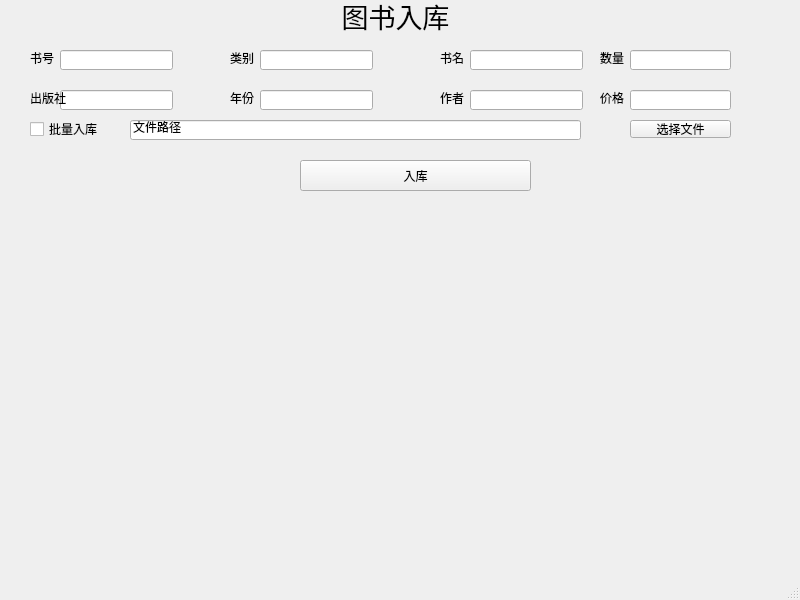
<?xml version="1.0" encoding="UTF-8"?>
<ui version="4.0">
 <class>addbook</class>
 <widget class="QMainWindow" name="addbook">
  <property name="geometry">
   <rect>
    <x>0</x>
    <y>0</y>
    <width>800</width>
    <height>600</height>
   </rect>
  </property>
  <property name="windowTitle">
   <string>MainWindow</string>
  </property>
  <widget class="QWidget" name="centralwidget">
   <widget class="QLabel" name="label">
    <property name="geometry">
     <rect>
      <x>330</x>
      <y>0</y>
      <width>131</width>
      <height>31</height>
     </rect>
    </property>
    <property name="font">
     <font>
      <pointsize>20</pointsize>
     </font>
    </property>
    <property name="text">
     <string>图书入库</string>
    </property>
    <property name="alignment">
     <set>Qt::AlignCenter</set>
    </property>
   </widget>
   <widget class="QLineEdit" name="lineEdit">
    <property name="geometry">
     <rect>
      <x>60</x>
      <y>50</y>
      <width>113</width>
      <height>20</height>
     </rect>
    </property>
   </widget>
   <widget class="QLabel" name="label_2">
    <property name="geometry">
     <rect>
      <x>30</x>
      <y>50</y>
      <width>41</width>
      <height>16</height>
     </rect>
    </property>
    <property name="text">
     <string>书号</string>
    </property>
   </widget>
   <widget class="QLineEdit" name="lineEdit_2">
    <property name="geometry">
     <rect>
      <x>260</x>
      <y>50</y>
      <width>113</width>
      <height>20</height>
     </rect>
    </property>
   </widget>
   <widget class="QLabel" name="label_3">
    <property name="geometry">
     <rect>
      <x>230</x>
      <y>50</y>
      <width>41</width>
      <height>16</height>
     </rect>
    </property>
    <property name="text">
     <string>类别</string>
    </property>
   </widget>
   <widget class="QLineEdit" name="lineEdit_3">
    <property name="geometry">
     <rect>
      <x>470</x>
      <y>50</y>
      <width>113</width>
      <height>20</height>
     </rect>
    </property>
   </widget>
   <widget class="QLabel" name="label_4">
    <property name="geometry">
     <rect>
      <x>440</x>
      <y>50</y>
      <width>41</width>
      <height>16</height>
     </rect>
    </property>
    <property name="text">
     <string>书名</string>
    </property>
   </widget>
   <widget class="QLineEdit" name="lineEdit_4">
    <property name="geometry">
     <rect>
      <x>60</x>
      <y>90</y>
      <width>113</width>
      <height>20</height>
     </rect>
    </property>
   </widget>
   <widget class="QLabel" name="label_5">
    <property name="geometry">
     <rect>
      <x>30</x>
      <y>90</y>
      <width>41</width>
      <height>16</height>
     </rect>
    </property>
    <property name="text">
     <string>出版社</string>
    </property>
   </widget>
   <widget class="QLineEdit" name="lineEdit_5">
    <property name="geometry">
     <rect>
      <x>260</x>
      <y>90</y>
      <width>113</width>
      <height>20</height>
     </rect>
    </property>
   </widget>
   <widget class="QLabel" name="label_6">
    <property name="geometry">
     <rect>
      <x>230</x>
      <y>90</y>
      <width>41</width>
      <height>16</height>
     </rect>
    </property>
    <property name="text">
     <string>年份</string>
    </property>
   </widget>
   <widget class="QLineEdit" name="lineEdit_6">
    <property name="geometry">
     <rect>
      <x>470</x>
      <y>90</y>
      <width>113</width>
      <height>20</height>
     </rect>
    </property>
   </widget>
   <widget class="QLabel" name="label_7">
    <property name="geometry">
     <rect>
      <x>440</x>
      <y>90</y>
      <width>41</width>
      <height>16</height>
     </rect>
    </property>
    <property name="text">
     <string>作者</string>
    </property>
   </widget>
   <widget class="QLineEdit" name="lineEdit_7">
    <property name="geometry">
     <rect>
      <x>630</x>
      <y>50</y>
      <width>101</width>
      <height>20</height>
     </rect>
    </property>
    <property name="text">
     <string/>
    </property>
   </widget>
   <widget class="QLabel" name="label_8">
    <property name="geometry">
     <rect>
      <x>600</x>
      <y>50</y>
      <width>41</width>
      <height>16</height>
     </rect>
    </property>
    <property name="text">
     <string>数量</string>
    </property>
   </widget>
   <widget class="QLineEdit" name="lineEdit_8">
    <property name="geometry">
     <rect>
      <x>630</x>
      <y>90</y>
      <width>101</width>
      <height>20</height>
     </rect>
    </property>
    <property name="text">
     <string/>
    </property>
   </widget>
   <widget class="QLabel" name="label_9">
    <property name="geometry">
     <rect>
      <x>600</x>
      <y>90</y>
      <width>41</width>
      <height>16</height>
     </rect>
    </property>
    <property name="text">
     <string>价格</string>
    </property>
   </widget>
   <widget class="QPushButton" name="pushButton">
    <property name="geometry">
     <rect>
      <x>300</x>
      <y>160</y>
      <width>231</width>
      <height>31</height>
     </rect>
    </property>
    <property name="text">
     <string>入库</string>
    </property>
   </widget>
   <widget class="QCheckBox" name="checkBox">
    <property name="geometry">
     <rect>
      <x>30</x>
      <y>120</y>
      <width>81</width>
      <height>18</height>
     </rect>
    </property>
    <property name="text">
     <string>批量入库</string>
    </property>
   </widget>
   <widget class="QLineEdit" name="filename">
    <property name="geometry">
     <rect>
      <x>130</x>
      <y>120</y>
      <width>451</width>
      <height>20</height>
     </rect>
    </property>
    <property name="text">
     <string>文件路径</string>
    </property>
   </widget>
   <widget class="QPushButton" name="pushButton_2">
    <property name="geometry">
     <rect>
      <x>630</x>
      <y>120</y>
      <width>101</width>
      <height>18</height>
     </rect>
    </property>
    <property name="text">
     <string>选择文件</string>
    </property>
   </widget>
  </widget>
  <widget class="QMenuBar" name="menubar">
   <property name="geometry">
    <rect>
     <x>0</x>
     <y>0</y>
     <width>800</width>
     <height>17</height>
    </rect>
   </property>
  </widget>
  <widget class="QStatusBar" name="statusbar"/>
 </widget>
 <resources/>
 <connections/>
</ui>
